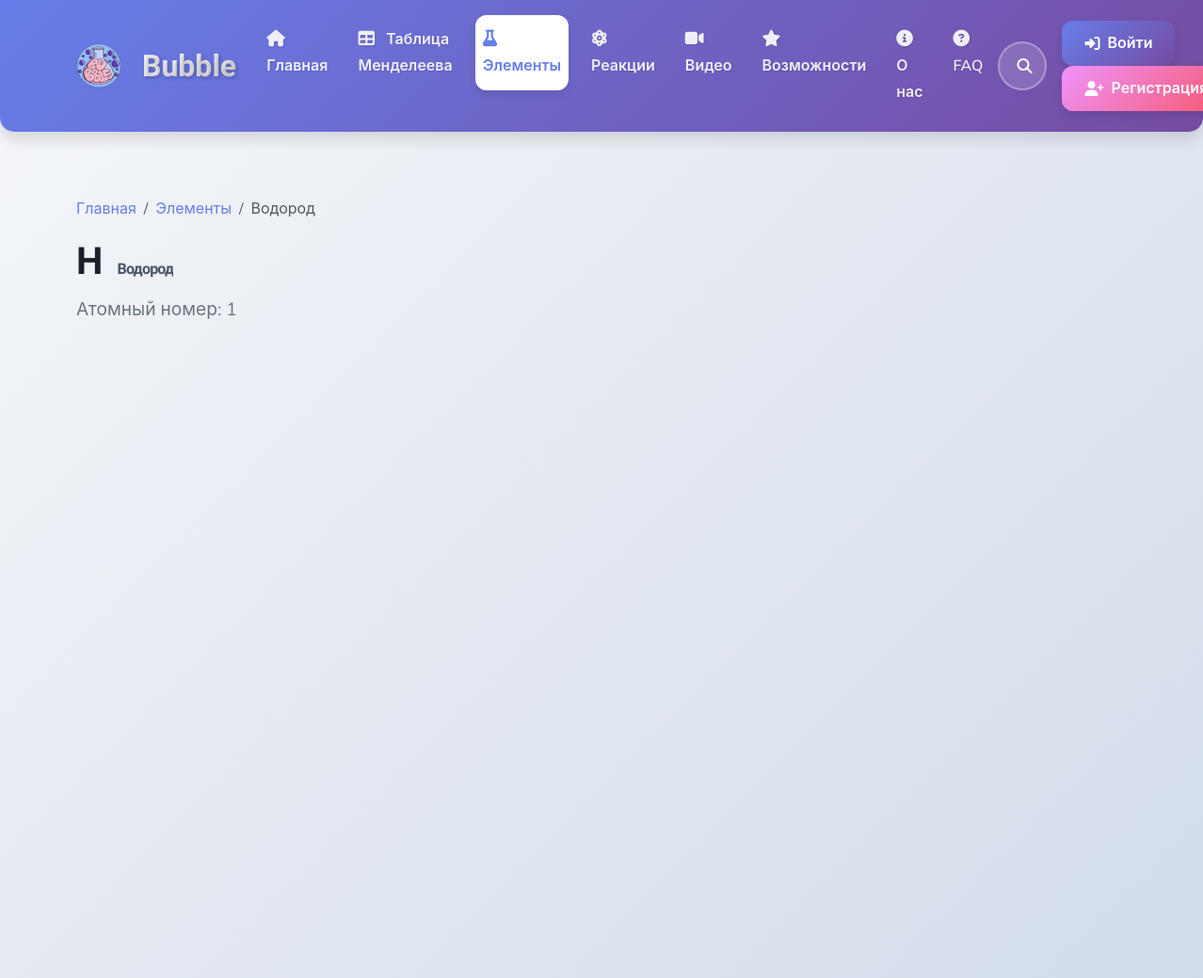
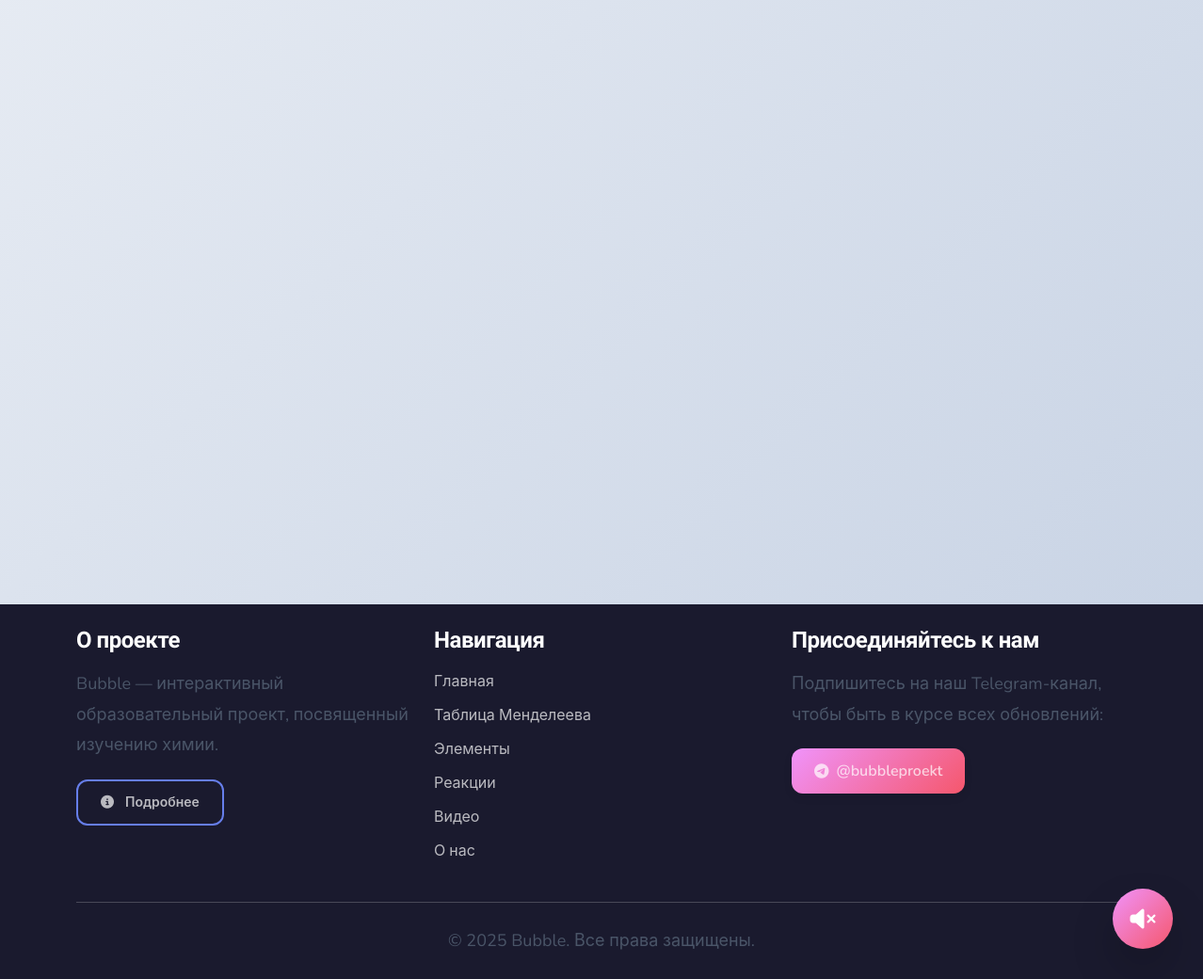
The page /chemistry/elements/1/ on the database its author committed (2 pictures, top to bottom).
### chemistry/models.py (models this page shows, shortened)
class Element(models.Model):
    STATE_CHOICES = [
        ('solid', _('Твёрдое')),
        ('liquid', _('Жидкое')),
        ('gas', _('Газообразное')),
    ]
    name = models.CharField(_('Название'), max_length=100)
    symbol = models.CharField(_('Символ'), max_length=3)
    atomic_number = models.PositiveSmallIntegerField(_('Атомный номер'), unique=True)
    atomic_weight = models.FloatField(_('Атомная масса'))
    group = models.PositiveSmallIntegerField(_('Группа'), null=True, blank=True)
    period = models.PositiveSmallIntegerField(_('Период'))
    category = models.ForeignKey(ElementCategory, on_delete=models.CASCADE,
                                 related_name='elements', verbose_name=_('Категория'))
    state = models.CharField(_('Агрегатное состояние'), max_length=10, choices=STATE_CHOICES, default='solid')
    image = models.ImageField(_('Изображение'), upload_to='elements/', blank=True, null=True)
    description = models.TextField(_('Описание'), blank=True)
    fun_facts = models.TextField(_('Интересные факты'), blank=True)
    is_active = models.BooleanField(_('Активен'), default=True)
    created_at = models.DateTimeField(_('Дата создания'), auto_now_add=True)
    updated_at = models.DateTimeField(_('Дата обновления'), auto_now=True)
    class Meta:
        verbose_name = _('Химический элемент')
        verbose_name_plural = _('Химические элементы')
        ordering = ['atomic_number']

### chemistry/views.py (the view, shortened to what this page needs)
# urls.py: path('elements/<int:atomic_number>/', views.element_detail, name='element_detail'),
def element_detail(request, atomic_number):
    element = get_object_or_404(Element, atomic_number=atomic_number)
    is_favorite = False
    if request.user.is_authenticated:
        is_favorite = request.user.favorite_elements.filter(id=element.id).exists()
    reactions = ChemicalReaction.objects.filter(
        Q(reactants=element) | Q(products=element)
    ).prefetch_related('reactants', 'products').distinct()
    related_elements = Element.objects.filter(
        category=element.category
    ).exclude(id=element.id)[:5]
    context = {
        'element': element,
        'is_favorite': is_favorite,
        'reactions': reactions,
        'related_elements': related_elements,
    }
    return render(request, 'chemistry/element_detail.html', context)

### templates/chemistry/element_detail.html (shortened to what this page needs)
{% extends 'base/base.html' %}
{% load static %}
{% load i18n %}
{% block content %}
<div class="container mt-4">
    <nav aria-label="breadcrumb">
        <ol class="breadcrumb">
            <li class="breadcrumb-item"><a href="{% url 'home' %}">{% trans "Главная" %}</a></li>
            <li class="breadcrumb-item"><a href="{% url 'chemistry:element_list' %}">{% trans "Элементы" %}</a></li>
            <li class="breadcrumb-item active" aria-current="page">{{ element.name }}</li>
        </ol>
    </nav>
    <div class="element-title-block mb-4">
        <h1 class="element-title">
            <span class="element-symbol">{{ element.symbol }}</span>
            <span class="element-name">{{ element.name }}</span>
        </h1>
        <p class="element-subtitle">{% trans "Атомный номер" %}: {{ element.atomic_number }}</p>
    </div>
    <div class="row">
        <div class="col-md-8">
        </div>
        <div class="col-md-4">
        </div>
    </div>
</div>
{% endblock %}

### static/css/style.css (style rules this page uses)
:root { --bubble-primary: #4a86e8; --bubble-primary-light: #6fa8ff; --bubble-primary-dark: #2a5db0; --bubble-secondary: #e84a9c; --bubble-secondary-light: #ff7cbf; --bubble-secondary-dark: #b0276a; --bubble-success: #5DCB85; --bubble-warning: #FFD966; --bubble-danger: #FF6B6B; --bubble-bg: #f9faff; --bubble-text: #333; --bubble-text-light: #666; --border-radius-sm: 8px; --border-radius-md: 16px; --border-radius-lg: 24px; --border-radius-xl: 36px; --shadow-sm: 0 4px 6px rgba(0, 0, 0, 0.05), 0 1px 3px rgba(0, 0, 0, 0.1); --shadow-md: 0 8px 24px rgba(0, 0, 0, 0.1), 0 2px 8px rgba(0, 0, 0, 0.05); --shadow-lg: 0 15px 45px rgba(0, 0, 0, 0.1), 0 5px 15px rgba(0, 0, 0, 0.05); }
body { font-family: 'Nunito', sans-serif; background-color: var(--bubble-bg); color: var(--bubble-text); line-height: 1.6; }
h1, h2, h3, h4, h5, h6 { font-family: 'Baloo 2', cursive; font-weight: 700; color: var(--bubble-primary-dark); }
a { color: var(--bubble-primary); text-decoration: none; transition: all 0.3s ease; }
.element-symbol { font-size: 2.5rem; font-weight: 700; margin-bottom: 0.2rem; }
.element-name { font-weight: 600; text-align: center; margin-bottom: 0.2rem; }
.element-symbol { font-size: 1.5em; font-weight: bold; text-align: center; margin: 2px 0; }
.element-name { font-size: 0.65em; text-align: center; white-space: nowrap; overflow: hidden; text-overflow: ellipsis; }

### static/css/style_enhanced.css (style rules this page uses)
:root { --bubble-primary: #667eea; --bubble-primary-light: #8b9cff; --bubble-primary-dark: #4a5db0; --bubble-secondary: #764ba2; --bubble-secondary-light: #9a6bc5; --bubble-secondary-dark: #5a3780; --bubble-accent: #f093fb; --bubble-success: #4facfe; --bubble-warning: #f6d365; --bubble-danger: #fa709a; --bubble-dark: #1a1a2e; --bubble-light: #f8f9fa; --bubble-gray-100: #f7fafc; --bubble-gray-200: #edf2f7; --bubble-gray-300: #e2e8f0; --bubble-gray-400: #cbd5e0; --bubble-gray-500: #a0aec0; --bubble-gray-600: #718096; --bubble-gray-700: #4a5568; --bubble-gray-800: #2d3748; --bubble-gray-900: #1a202c; --gradient-primary: linear-gradient(135deg, #667eea 0%, #764ba2 100%); --gradient-secondary: linear-gradient(135deg, #f093fb 0%, #f5576c 100%); --gradient-success: linear-gradient(135deg, #4facfe 0%, #00f2fe 100%); --gradient-rainbow: linear-gradient(135deg, #667eea 0%, #764ba2 50%, #f093fb 100%); --shadow-xs: 0 1px 2px rgba(0, 0, 0, 0.05); --shadow-sm: 0 2px 4px rgba(0, 0, 0, 0.08); --shadow-md: 0 4px 8px rgba(0, 0, 0, 0.1); --shadow-lg: 0 8px 16px rgba(0, 0, 0, 0.12); --shadow-xl: 0 16px 32px rgba(0, 0, 0, 0.15); --shadow-2xl: 0 24px 48px rgba(0, 0, 0, 0.18); --font-display: 'Baloo 2', 'Nunito', cursive, system-ui; --font-body: 'Nunito', -apple-system, BlinkMacSystemFont, 'Segoe UI', sans-serif; --font-mono: 'Fira Code', 'Courier New', monospace; --space-1: 0.25rem; --space-2: 0.5rem; --space-3: 0.75rem; --space-4: 1rem; --space-5: 1.25rem; --space-6: 1.5rem; --space-8: 2rem; --space-10: 2.5rem; --space-12: 3rem; --radius-sm: 0.375rem; --radius-md: 0.5rem; --radius-lg: 0.75rem; --radius-xl: 1rem; --radius-2xl: 1.5rem; --radius-full: 9999px; --transition-fast: 150ms cubic-bezier(0.4, 0, 0.2, 1); --transition-base: 300ms cubic-bezier(0.4, 0, 0.2, 1); --transition-slow: 500ms cubic-bezier(0.4, 0, 0.2, 1); }
* { margin: 0; padding: 0; box-sizing: border-box; }
html { font-size: 16px; scroll-behavior: smooth; }
body { font-family: var(--font-body); font-size: 1rem; line-height: 1.75; color: var(--bubble-gray-800); background: linear-gradient(135deg, #f5f7fa 0%, #c3cfe2 100%); min-height: 100vh; -webkit-font-smoothing: antialiased; -moz-osx-font-smoothing: grayscale; }
h1, h2, h3, h4, h5, h6 { font-family: var(--font-display); font-weight: 700; line-height: 1.2; margin-bottom: var(--space-4); color: var(--bubble-gray-900); letter-spacing: -0.02em; }
h1 { font-size: clamp(2.25rem, 5vw, 3.75rem); }
p { margin-bottom: var(--space-5); font-size: clamp(1rem, 1.5vw, 1.125rem); line-height: 1.8; color: var(--bubble-gray-700); }
a { color: var(--bubble-primary); text-decoration: none; transition: color var(--transition-base); }
.element-symbol { font-size: 2.5rem; font-weight: 800; color: var(--bubble-gray-900); font-family: var(--font-display); }
.element-name { font-size: 1rem; font-weight: 600; color: var(--bubble-gray-700); margin-top: var(--space-2); }
.mb-4 { margin-bottom: var(--space-4); }
.mt-4 { margin-top: var(--space-4); }

### rows shown on the page
Element: name "Водород", symbol "H", atomic_number "1"
